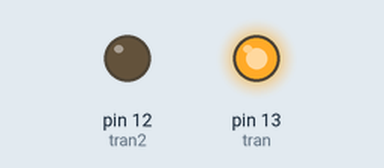
The sketch below on a simulated Arduino Uno, built with avr-gcc and run on an emulated ATmega328P. Shown: output pins drawn as LEDs (lit = HIGH).

Above: at 2.5 s.
At 5.5 s:
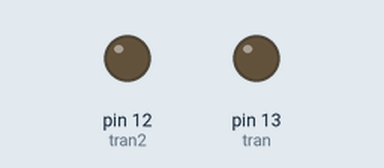
Timing chart, 0 to 7.8 s (numbered marks = the images above):
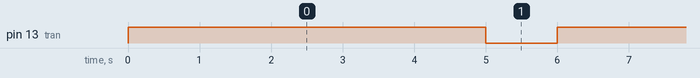

The sketch:

sketch_may04a.ino
```cpp
int tran = 13;
int tran2 = 12;

int i = 0;
//int startx =10;


void setup()
{
    pinMode( tran, OUTPUT);
    pinMode( tran2, OUTPUT);


}

void loop()
{
    digitalWrite(tran, HIGH);
    delay(5000);
     digitalWrite(tran, LOW);
     delay(1000);


}
```

Measured:
- by itself, pin 13 (tran): alternates HIGH for 5.0 s and LOW for 1.0 s
